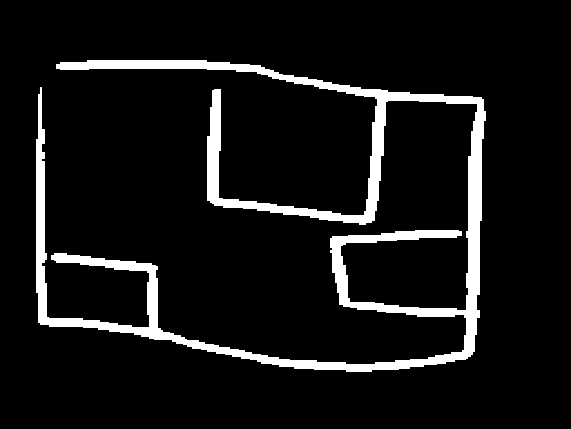
#> input picture sketch_v1/predicted_sketch_mask.png, 571 x 429 px
$ python straighten_walls.py
#> lines starting #> are read from the running program, lines starting #| are printed output that depends on the picture; after the words box and inside, x2 and y2 are one past the last pixel; in counts of white or black regions, pixels touching at a corner belong together

from pathlib import Path

import cv2
import numpy as np

BASE_DIR = Path(__file__).resolve().parent

INPUT = BASE_DIR / "predicted_sketch_mask.png"
PRESERVED = BASE_DIR / "preserved_mask.png"
STRAIGHTENED = BASE_DIR / "straightened_mask.png"

if not INPUT.exists():
    raise FileNotFoundError(f"Mask not found: {INPUT}")

# Load the model's predicted mask
mask = cv2.imread(str(INPUT), cv2.IMREAD_GRAYSCALE)
#> mask: shape (429, 571); 8.2% white; 1 white region, box (x1, y1, x2, y2) and area: (36, 60, 486, 372) 20012

# Convert to clean binary pixels
_, binary = cv2.threshold(mask, 127, 255, cv2.THRESH_BINARY)

# Mode 1: Keep the prediction as-is
cv2.imwrite(str(PRESERVED), binary)

# Mode 2: Detect and straighten wall segments
lines = cv2.HoughLinesP(
    binary,
    rho=1,
    theta=np.pi / 180,
    threshold=20,
    minLineLength=15,
    maxLineGap=12
)
#> lines = 183 rows, first 6: [466, 287, 484, 111], [179, 60, 456, 103], [38, 319, 368, 371], [80, 264, 119, 260], [330, 240, 479, 232], [176, 343, 353, 371]

straight = np.zeros_like(binary)

count = 0

if lines is not None:
    lines = np.asarray(lines).reshape(-1, 4)

    for x1, y1, x2, y2 in lines:
        x1, y1, x2, y2 = map(int, (x1, y1, x2, y2))

        dx = abs(x2 - x1)
        dy = abs(y2 - y1)

        if dx >= dy:
            # Force horizontal
            y = round((y1 + y2) / 2)
            p1 = (x1, y)
            p2 = (x2, y)
        else:
            # Force vertical
            x = round((x1 + x2) / 2)
            p1 = (x, y1)
            p2 = (x, y2)

        cv2.line(
            straight,
            p1,
            p2,
            color=255,
            thickness=5
        )
        count += 1
#> this loop made 183 passes
#> (x1, y1, x2, y2, dx, dy, y, p1) on passes 2, 3, 4, 5, 6, 8, 11, 12, 13, 14, 15, 16: (179, 60, 456, 103, 277, 43, 82, (179, 82)), (38, 319, 368, 371, 330, 52, 345, (38, 345)), (80, 264, 119, 260, 39, 4, 262, (80, 262)), (330, 240, 479, 232, 149, 8, 236, (330, 236)), (176, 343, 353, 371, 177, 28, 357, (176, 357)), (38, 317, 229, 347, 191, 30, 332, (38, 332)), (172, 60, 449, 103, 277, 43, 82, (172, 82)), (39, 318, 251, 352, 212, 34, 335, (39, 335)), (415, 231, 479, 239, 64, 8, 235, (415, 235)), (189, 60, 331, 82, 142, 22, 71, (189, 71)), (272, 78, 420, 101, 148, 23, 90, (272, 90)), (339, 303, 478, 317, 139, 14, 310, (339, 310))
#> (x1, y1, x2, y2, dx, dy, x, p1) on passes 1, 7, 9, 10, 18, 19: (466, 287, 484, 111, 18, 176, 475, (475, 287)), (469, 356, 481, 180, 12, 176, 475, (475, 356)), (374, 220, 385, 90, 11, 130, 380, (380, 220)), (38, 322, 41, 98, 3, 224, 40, (40, 322)), (468, 248, 475, 97, 7, 151, 472, (472, 248)), (37, 292, 40, 87, 3, 205, 38, (38, 292))
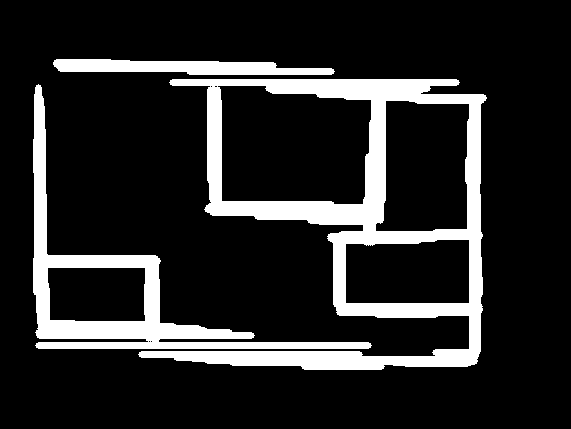
#> straight: shape (429, 571); 15.5% white; 3 white regions, box (x1, y1, x2, y2) and area: (138, 79, 487, 370) 23937, (33, 84, 372, 349) 10951, (53, 59, 335, 75) 3167

cv2.imwrite(str(STRAIGHTENED), straight)

# Side-by-side comparison
comparison = np.hstack([binary, straight])
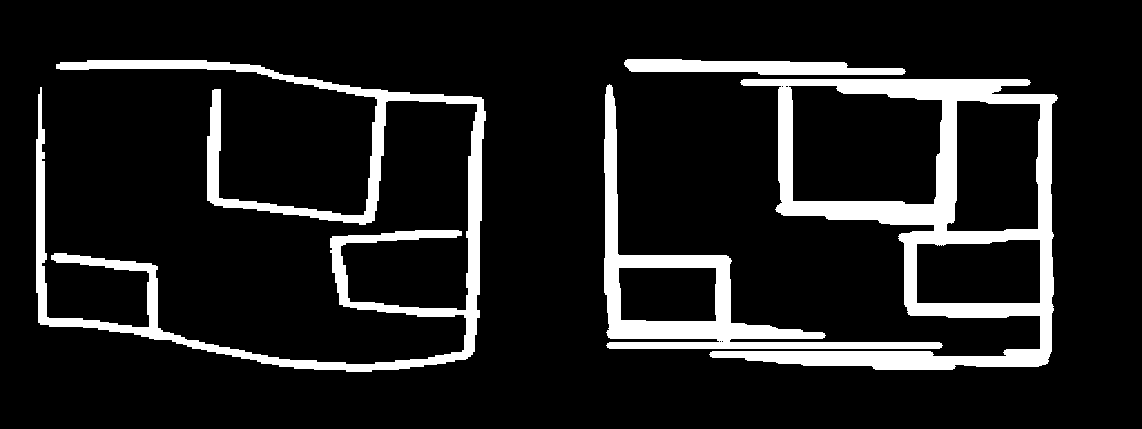
#> comparison: shape (429, 1142); 11.9% white; 4 white regions, box (x1, y1, x2, y2) and area: (709, 79, 1058, 370) 23937, (36, 60, 486, 372) 20012, (604, 84, 943, 349) 10951, (624, 59, 906, 75) 3167
cv2.imwrite(str(BASE_DIR / "wall_modes_comparison.png"), comparison)

print("Detected segments:", count)
#| Detected segments: 183
print("Preserved:", PRESERVED)
print("Straightened:", STRAIGHTENED)
print("Comparison:", BASE_DIR / "wall_modes_comparison.png")
